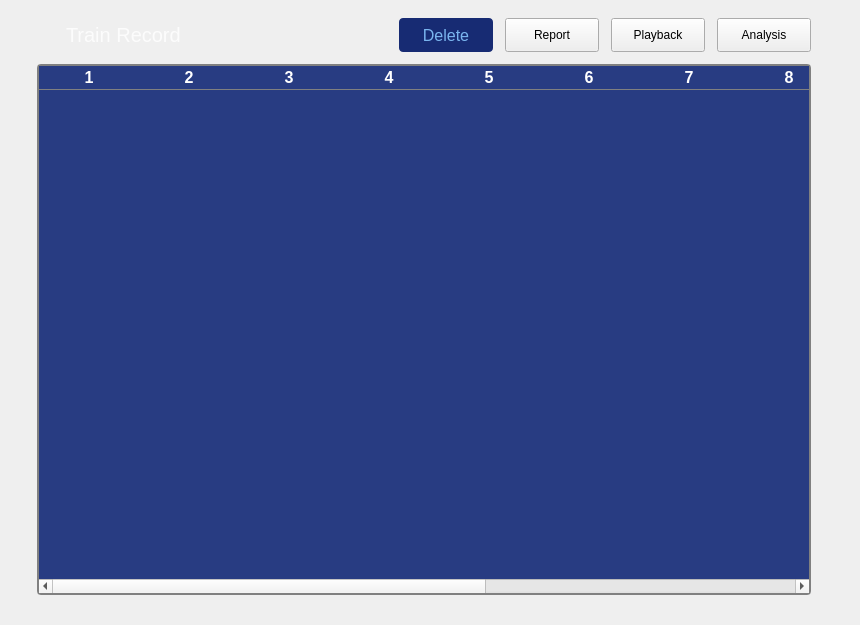
<?xml version="1.0" encoding="UTF-8"?>
<ui version="4.0">
 <class>CTrainRecordComponent</class>
 <widget class="QWidget" name="CTrainRecordComponent">
  <property name="geometry">
   <rect>
    <x>0</x>
    <y>0</y>
    <width>860</width>
    <height>625</height>
   </rect>
  </property>
  <property name="windowTitle">
   <string>Form</string>
  </property>
  <property name="styleSheet">
   <string notr="true">#CTrainRecordPage {
	background-color: qlineargradient(spread:pad, x1:0, y1:0.466, x2:1, y2:0.448318, stop:0 #3D5592, stop:1 #122255);
}

QPushButton {
	height:34px;
	width: 94px;
}

QLabel{
font-size: 20px;
font-weight: normal;
text-align: left;
color: rgba(255,255,255,0.80);
}</string>
  </property>
  <layout class="QVBoxLayout" name="verticalLayout">
   <property name="spacing">
    <number>0</number>
   </property>
   <property name="leftMargin">
    <number>0</number>
   </property>
   <property name="topMargin">
    <number>0</number>
   </property>
   <property name="rightMargin">
    <number>0</number>
   </property>
   <property name="bottomMargin">
    <number>0</number>
   </property>
   <item>
    <layout class="QVBoxLayout" name="verticalLayout_2">
     <property name="spacing">
      <number>12</number>
     </property>
     <property name="leftMargin">
      <number>37</number>
     </property>
     <property name="topMargin">
      <number>18</number>
     </property>
     <property name="rightMargin">
      <number>49</number>
     </property>
     <property name="bottomMargin">
      <number>30</number>
     </property>
     <item>
      <layout class="QHBoxLayout" name="horizontalLayout">
       <item>
        <widget class="QLabel" name="label_2">
         <property name="minimumSize">
          <size>
           <width>17</width>
           <height>21</height>
          </size>
         </property>
         <property name="maximumSize">
          <size>
           <width>17</width>
           <height>21</height>
          </size>
         </property>
         <property name="styleSheet">
          <string notr="true">border-image: url(:/Optimus/images/trainPage/table_file.svg);</string>
         </property>
         <property name="text">
          <string/>
         </property>
        </widget>
       </item>
       <item>
        <widget class="QLabel" name="label">
         <property name="minimumSize">
          <size>
           <width>96</width>
           <height>28</height>
          </size>
         </property>
         <property name="maximumSize">
          <size>
           <width>130</width>
           <height>28</height>
          </size>
         </property>
         <property name="text">
          <string>Train Record</string>
         </property>
        </widget>
       </item>
       <item>
        <spacer name="horizontalSpacer">
         <property name="orientation">
          <enum>Qt::Horizontal</enum>
         </property>
         <property name="sizeHint" stdset="0">
          <size>
           <width>40</width>
           <height>20</height>
          </size>
         </property>
        </spacer>
       </item>
       <item>
        <widget class="QPushButton" name="deleteBtn">
         <property name="styleSheet">
          <string notr="true">QPushButton {
	height:34px;
	width: 94px;
background: #172b73;
border-radius: 4px;
font-size: 16px;
font-weight: normal;
color: rgba(128,189,246,0.95);
}

QPushButton:hover {
	height:34px;
	width: 94px;
background: #172b73;
border-radius: 4px;
font-size: 16px;
font-weight: normal;
color: rgba(128,189,246,1);
}</string>
         </property>
         <property name="text">
          <string>Delete</string>
         </property>
        </widget>
       </item>
       <item>
        <widget class="QPushButton" name="reportBtn">
         <property name="minimumSize">
          <size>
           <width>94</width>
           <height>34</height>
          </size>
         </property>
         <property name="maximumSize">
          <size>
           <width>94</width>
           <height>34</height>
          </size>
         </property>
         <property name="styleSheet">
          <string notr="true">
QPushButton {
	height:34px;
	width: 94px;
}</string>
         </property>
         <property name="text">
          <string>Report</string>
         </property>
        </widget>
       </item>
       <item>
        <widget class="QPushButton" name="playbackBtn">
         <property name="minimumSize">
          <size>
           <width>94</width>
           <height>34</height>
          </size>
         </property>
         <property name="maximumSize">
          <size>
           <width>94</width>
           <height>34</height>
          </size>
         </property>
         <property name="text">
          <string>Playback</string>
         </property>
        </widget>
       </item>
       <item>
        <widget class="QPushButton" name="analysisBtn">
         <property name="minimumSize">
          <size>
           <width>94</width>
           <height>34</height>
          </size>
         </property>
         <property name="maximumSize">
          <size>
           <width>94</width>
           <height>34</height>
          </size>
         </property>
         <property name="text">
          <string>Analysis</string>
         </property>
        </widget>
       </item>
      </layout>
     </item>
     <item>
      <layout class="QVBoxLayout" name="verticalLayout_3">
       <item>
        <widget class="QTableWidget" name="recordTable">
         <property name="palette">
          <palette>
           <active>
            <colorrole role="WindowText">
             <brush brushstyle="SolidPattern">
              <color alpha="255">
               <red>255</red>
               <green>255</green>
               <blue>255</blue>
              </color>
             </brush>
            </colorrole>
            <colorrole role="Button">
             <brush brushstyle="SolidPattern">
              <color alpha="255">
               <red>40</red>
               <green>60</green>
               <blue>130</blue>
              </color>
             </brush>
            </colorrole>
            <colorrole role="Text">
             <brush brushstyle="SolidPattern">
              <color alpha="255">
               <red>255</red>
               <green>255</green>
               <blue>255</blue>
              </color>
             </brush>
            </colorrole>
            <colorrole role="ButtonText">
             <brush brushstyle="SolidPattern">
              <color alpha="255">
               <red>255</red>
               <green>255</green>
               <blue>255</blue>
              </color>
             </brush>
            </colorrole>
            <colorrole role="Base">
             <brush brushstyle="SolidPattern">
              <color alpha="255">
               <red>40</red>
               <green>60</green>
               <blue>130</blue>
              </color>
             </brush>
            </colorrole>
            <colorrole role="Window">
             <brush brushstyle="SolidPattern">
              <color alpha="255">
               <red>40</red>
               <green>60</green>
               <blue>130</blue>
              </color>
             </brush>
            </colorrole>
            <colorrole role="PlaceholderText">
             <brush brushstyle="NoBrush">
              <color alpha="128">
               <red>255</red>
               <green>255</green>
               <blue>255</blue>
              </color>
             </brush>
            </colorrole>
           </active>
           <inactive>
            <colorrole role="WindowText">
             <brush brushstyle="SolidPattern">
              <color alpha="255">
               <red>255</red>
               <green>255</green>
               <blue>255</blue>
              </color>
             </brush>
            </colorrole>
            <colorrole role="Button">
             <brush brushstyle="SolidPattern">
              <color alpha="255">
               <red>40</red>
               <green>60</green>
               <blue>130</blue>
              </color>
             </brush>
            </colorrole>
            <colorrole role="Text">
             <brush brushstyle="SolidPattern">
              <color alpha="255">
               <red>255</red>
               <green>255</green>
               <blue>255</blue>
              </color>
             </brush>
            </colorrole>
            <colorrole role="ButtonText">
             <brush brushstyle="SolidPattern">
              <color alpha="255">
               <red>255</red>
               <green>255</green>
               <blue>255</blue>
              </color>
             </brush>
            </colorrole>
            <colorrole role="Base">
             <brush brushstyle="SolidPattern">
              <color alpha="255">
               <red>40</red>
               <green>60</green>
               <blue>130</blue>
              </color>
             </brush>
            </colorrole>
            <colorrole role="Window">
             <brush brushstyle="SolidPattern">
              <color alpha="255">
               <red>40</red>
               <green>60</green>
               <blue>130</blue>
              </color>
             </brush>
            </colorrole>
            <colorrole role="PlaceholderText">
             <brush brushstyle="NoBrush">
              <color alpha="128">
               <red>255</red>
               <green>255</green>
               <blue>255</blue>
              </color>
             </brush>
            </colorrole>
           </inactive>
           <disabled>
            <colorrole role="WindowText">
             <brush brushstyle="SolidPattern">
              <color alpha="255">
               <red>255</red>
               <green>255</green>
               <blue>255</blue>
              </color>
             </brush>
            </colorrole>
            <colorrole role="Button">
             <brush brushstyle="SolidPattern">
              <color alpha="255">
               <red>40</red>
               <green>60</green>
               <blue>130</blue>
              </color>
             </brush>
            </colorrole>
            <colorrole role="Text">
             <brush brushstyle="SolidPattern">
              <color alpha="255">
               <red>255</red>
               <green>255</green>
               <blue>255</blue>
              </color>
             </brush>
            </colorrole>
            <colorrole role="ButtonText">
             <brush brushstyle="SolidPattern">
              <color alpha="255">
               <red>255</red>
               <green>255</green>
               <blue>255</blue>
              </color>
             </brush>
            </colorrole>
            <colorrole role="Base">
             <brush brushstyle="SolidPattern">
              <color alpha="255">
               <red>40</red>
               <green>60</green>
               <blue>130</blue>
              </color>
             </brush>
            </colorrole>
            <colorrole role="Window">
             <brush brushstyle="SolidPattern">
              <color alpha="255">
               <red>40</red>
               <green>60</green>
               <blue>130</blue>
              </color>
             </brush>
            </colorrole>
            <colorrole role="PlaceholderText">
             <brush brushstyle="NoBrush">
              <color alpha="128">
               <red>255</red>
               <green>255</green>
               <blue>255</blue>
              </color>
             </brush>
            </colorrole>
           </disabled>
          </palette>
         </property>
         <property name="styleSheet">
          <string notr="true">QWidget {
	outline: none;
}

QHeaderView::section {
	background: #283c82;
	font-size: 16px;
	font-weight: bold;
	color: #ffffff;
	line-height: 53px;
	border:None;
	border-bottom: 0.5px solid gray;
	text-align: left; 
}

QHeaderView{
	background: #283c82;
}

QHeaderView::section::disabled  {
  	background: #283c82;
}

QTableView::item {
    color: #DCDCDC;
}

QTableView::item:hover {
    color: #DCDCDC;
    background: rgba(54,157,251,0.37);
}

QTableWidget::item:alternate {
 	background-color: #172b73; 
}

QTableWidget::item:alternate:selected {
 	background-color: rgba(54, 157, 251, 1); 
}


QTableWidget::item:selected {
 	background-color: rgba(54, 157, 251, 1); 
}

QTableWidget::item { 
	height: 54px;
	border: None;
}

QTableWidget { 
	background: #283c82; 
	border-radius:4px; 
	font-size: 16px; 
	color: #ffffff; 
	text-align: left;
	border: 2px solid gray;
}</string>
         </property>
         <property name="lineWidth">
          <number>1</number>
         </property>
         <property name="editTriggers">
          <set>QAbstractItemView::DoubleClicked</set>
         </property>
         <property name="showDropIndicator" stdset="0">
          <bool>true</bool>
         </property>
         <property name="alternatingRowColors">
          <bool>true</bool>
         </property>
         <property name="selectionMode">
          <enum>QAbstractItemView::SingleSelection</enum>
         </property>
         <property name="selectionBehavior">
          <enum>QAbstractItemView::SelectRows</enum>
         </property>
         <property name="showGrid">
          <bool>false</bool>
         </property>
         <property name="gridStyle">
          <enum>Qt::SolidLine</enum>
         </property>
         <property name="columnCount">
          <number>12</number>
         </property>
         <attribute name="horizontalHeaderShowSortIndicator" stdset="0">
          <bool>false</bool>
         </attribute>
         <attribute name="verticalHeaderVisible">
          <bool>false</bool>
         </attribute>
         <attribute name="verticalHeaderHighlightSections">
          <bool>true</bool>
         </attribute>
         <attribute name="verticalHeaderStretchLastSection">
          <bool>false</bool>
         </attribute>
         <column/>
         <column/>
         <column/>
         <column/>
         <column/>
         <column/>
         <column/>
         <column/>
         <column/>
         <column/>
         <column/>
         <column/>
        </widget>
       </item>
      </layout>
     </item>
    </layout>
   </item>
  </layout>
 </widget>
 <resources>
  <include location="Optimus.qrc"/>
 </resources>
 <connections/>
</ui>
